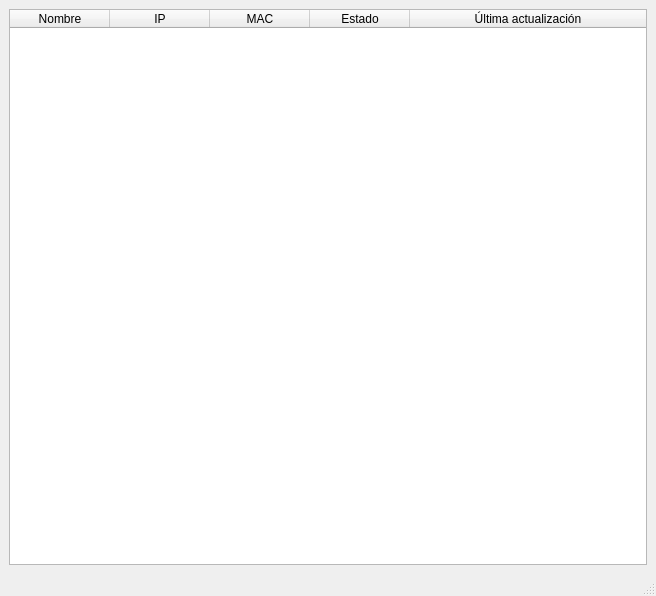
<?xml version="1.0" encoding="UTF-8"?>
<ui version="4.0">
 <class>MainWindow</class>
 <widget class="QMainWindow" name="MainWindow">
  <property name="geometry">
   <rect>
    <x>0</x>
    <y>0</y>
    <width>656</width>
    <height>596</height>
   </rect>
  </property>
  <property name="windowTitle">
   <string>MainWindow</string>
  </property>
  <widget class="QWidget" name="centralwidget">
   <layout class="QGridLayout" name="gridLayout">
    <item row="0" column="0">
     <widget class="QTableWidget" name="tableWidget">
      <property name="editTriggers">
       <set>QAbstractItemView::EditTrigger::NoEditTriggers</set>
      </property>
      <property name="alternatingRowColors">
       <bool>true</bool>
      </property>
      <property name="selectionBehavior">
       <enum>QAbstractItemView::SelectionBehavior::SelectRows</enum>
      </property>
      <attribute name="horizontalHeaderCascadingSectionResizes">
       <bool>true</bool>
      </attribute>
      <attribute name="horizontalHeaderStretchLastSection">
       <bool>true</bool>
      </attribute>
      <attribute name="verticalHeaderVisible">
       <bool>false</bool>
      </attribute>
      <column>
       <property name="text">
        <string>Nombre</string>
       </property>
      </column>
      <column>
       <property name="text">
        <string>IP</string>
       </property>
      </column>
      <column>
       <property name="text">
        <string>MAC</string>
       </property>
      </column>
      <column>
       <property name="text">
        <string>Estado</string>
       </property>
      </column>
      <column>
       <property name="text">
        <string>Última actualización</string>
       </property>
      </column>
     </widget>
    </item>
   </layout>
  </widget>
  <widget class="QMenuBar" name="menubar">
   <property name="geometry">
    <rect>
     <x>0</x>
     <y>0</y>
     <width>656</width>
     <height>21</height>
    </rect>
   </property>
  </widget>
  <widget class="QStatusBar" name="statusbar"/>
 </widget>
 <resources/>
 <connections/>
</ui>
